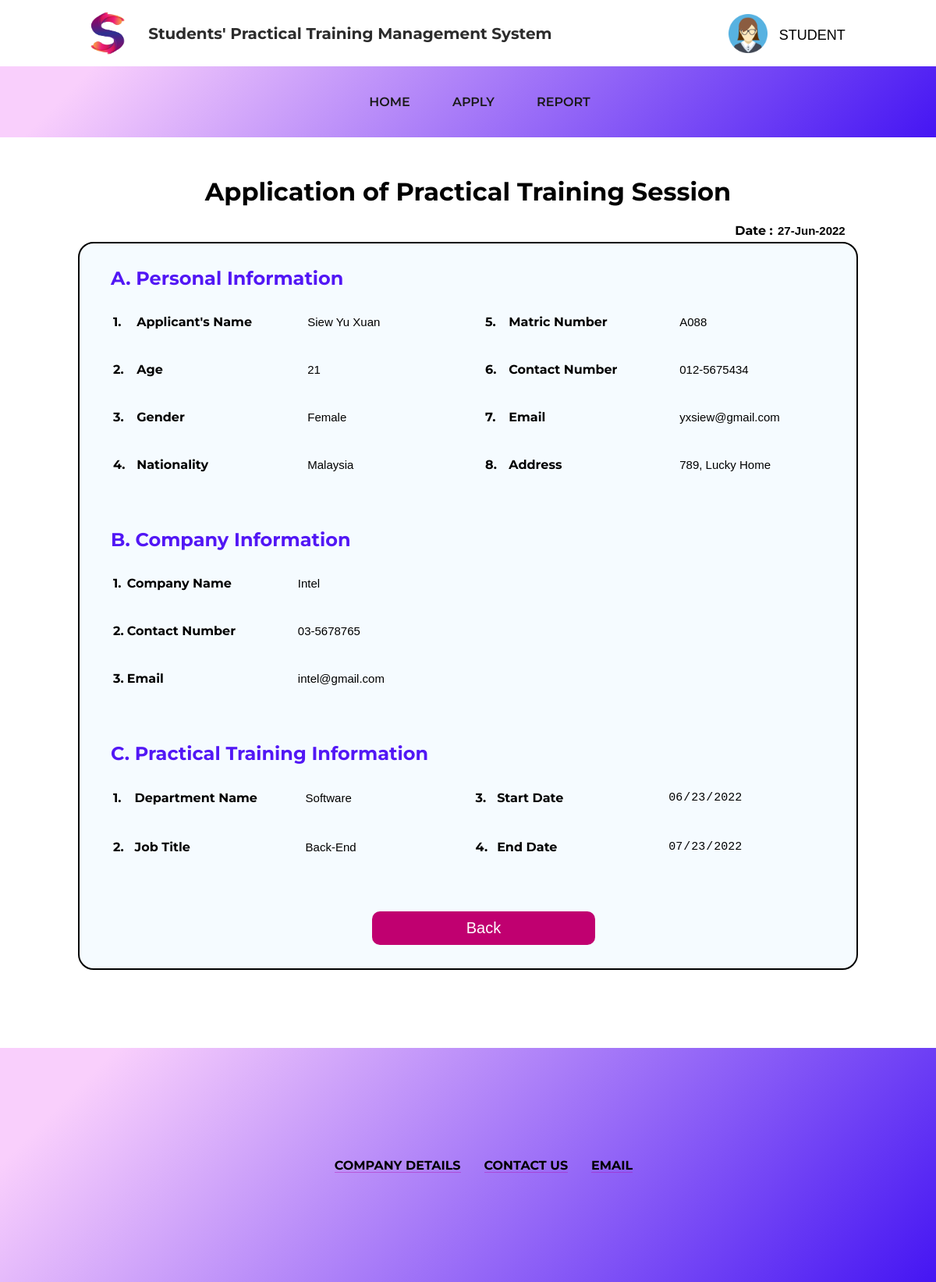
Page /Student/view_practical_training.php?t_id=1 (signed in) on the committed database.
### tables this page shows
CREATE TABLE IF NOT EXISTS users(
    userid int(6) UNSIGNED AUTO_INCREMENT PRIMARY KEY,
    email varchar(30) NOT NULL,
    name varchar(30) NOT NULL,
    address varchar(100) NOT NULL,
    age int(3) NOT NULL,
    phone varchar(20) NOT NULL
);

CREATE TABLE IF NOT EXISTS practical_training(
    applicationid int(6) UNSIGNED AUTO_INCREMENT PRIMARY KEY,
    applicationtitle varchar(45) NOT NULL,
    applicationdate varchar(20) NOT NULL,
    applicationstatus varchar(10) NOT NULL,
    fk_userid int(6) UNSIGNED NOT NULL,
    FOREIGN KEY (fk_userid) REFERENCES users(userid)
    ON DELETE CASCADE
    ON UPDATE CASCADE
);

CREATE TABLE IF NOT EXISTS user_detail(
    gender varchar(10) NOT NULL,
    matricnumber varchar(9) NOT NULL,
    nationality varchar(15) NOT NULL,
    fk_applicationid int(6) UNSIGNED NOT NULL,
    FOREIGN KEY (fk_applicationid) REFERENCES practical_training(applicationid)
    ON DELETE CASCADE
    ON UPDATE CASCADE
    );

CREATE TABLE IF NOT EXISTS company(
    companyname varchar(20) NOT NULL,
    companycontactno varchar(20) NOT NULL,
    companyemail varchar(20) NOT NULL,
    department varchar(30) NOT NULL,
    jobtitle varchar(25) NOT NULL,
    startdate varchar(20) NOT NULL,
    enddate varchar(20) NOT NULL,
    fk_applicationid int(6) UNSIGNED NOT NULL,
    FOREIGN KEY (fk_applicationid) REFERENCES practical_training(applicationid)
    ON DELETE CASCADE
    ON UPDATE CASCADE
    );

### Student/view_practical_training.php (the view, shortened to what this page needs)
<html>
<head>
	<link rel="stylesheet" href="../style.css">
	<link rel="stylesheet" href="https://cdnjs.cloudflare.com/ajax/libs/font-awesome/4.7.0/css/font-awesome.min.css">
</head>
<?php
include "mysqli_connect.php";
$id = $_SESSION['userid'];
$t_id = $_SESSION['t_id'];
$query = mysqli_query($conn, "SELECT * FROM users INNER JOIN practical_training INNER JOIN company INNER JOIN user_detail on users.userid = practical_training.fk_userid AND practical_training.applicationid = company.fk_applicationid = user_detail.fk_applicationid where userid = '$id' AND applicationid = '$t_id'") or die(mysqli_connect_error());
$row = mysqli_fetch_array($query);
?>
<body>
<div class="outercontainer-nav">
		<div class="container-logo">
			<a href="../Student.php"><img src="../images/transparent-logo.png" alt="Logo" id="img-logo"></a>
			<p class="title">Students' Practical Training Management System</p>
		</div>
		<div class="dropdown">
			<button class="dropbtn-logo"><img src="../images/student-girl.png" alt="Student girl logo" width="400px">
				<p>STUDENT</p>
			</button>
		</div>
	</div>
	<nav class="stroke">
		<ul>
			<li><a href="../Student.php">Home</a></li>
			<li><a href="application_homepage.php">Apply</a></li>
			<li><a href="report_homepage.php">Report</a></li>
		</ul>
	</nav>
		<h1 style="text-align: center; margin-top: 50px;">Application of Practical Training Session</h1>
		<label style="display: block; text-align: end; ">
			<b>Date :</b>
			<input type="text" style="font-size:15px; font-weight:bold;" id="remove-border" name="applicationdate" value="<?php echo $row['applicationdate']; ?>" readonly />
		</label>
		<div class="outer-container">
			<form method="post" action="application_homepage.php">
				<div class="entire-table">
					<div class="tableA">
						<h2>A. Personal Information</h2>
						<table class="tablePracticalTraining">
							<tr>
								<td id="num">1.</td>
								<td class="question">Applicant's Name</td>
								<td><input id="remove-border" type="text" name="name" value="<?php echo $row['name']; ?>" readonly /></td>
								<td id="num">5.</td>
								<td class="question">Matric Number</td>
								<td><input id="remove-border" type="text" name="matric_number" value="<?php echo $row['matricnumber']; ?>" readonly /></td>
							</tr>
							<tr>
								<td id="num">2.</td>
								<td class="question">Age</td>
								<td><input id="remove-border" type="number" name="age" value="<?php echo $row['age']; ?>" readonly /></td>
								<td id="num">6.</td>
								<td class="question">Contact Number</td>
								<td><input id="remove-border" type="text" name="phone_number" value="<?php echo $row['phone']; ?>" readonly /></td>
							</tr>
							<tr>
								<td id="num">3.</td>
								<td class="question">Gender</td>
								<td><input id="remove-border" type="text" name="gender" value="<?php echo $row['gender']; ?>" readonly /></td>
								<td id="num">7.</td>
								<td class="question">Email</td>
								<td><input id="remove-border" type="email" name="email" value="<?php echo $row['email']; ?>" readonly /></td>
							</tr>
							<tr>
								<td id="num">4.</td>
								<td class="question">Nationality</td>
								<td><input id="remove-border" type="text" name="nationality" value="<?php echo $row['nationality']; ?>" readonly /></td>
								<td id="num">8.</td>
								<td class="question">Address</td>
								<td><input id="remove-border" type="text" name="address" value="<?php echo $row['address']; ?>" readonly /></td>
							</tr>
						</table>
					</div>
					<div class="tableB">
						<h2>B. Company Information</h2>
						<table>
							<tr>
								<td id="num">1.</td>
								<td class="question">Company Name</td>
								<td><input id="remove-border" type="text" name="company_name" value="<?php echo $row['companyname']; ?>" readonly /></td>
							</tr>
							<tr>
								<td id="num">2.</td>
								<td class="question">Contact Number</td>
								<td><input id="remove-border" type="text" name="contact_number" value="<?php echo $row['companycontactno']; ?>" readonly /></td>
							</tr>
							<tr>
								<td id="num">3.</td>
								<td class="question">Email</td>
								<td><input id="remove-border" type="email" name="company_email" value="<?php echo $row['companyemail']; ?>" readonly /></td>
							</tr>
						</table>
					</div>
					<div class="tableC">
						<h2>C. Practical Training Information</h2>
						<table>
							<tr>
								<td id="num">1.</td>
								<td class="question">Department Name</td>
								<td><input id="remove-border" type="text" name="dep_name" value="<?php echo $row['department']; ?>" readonly /></td>
								<td id="num">3.</td>
								<td class="question">Start Date</td>
								<td><input id="remove-border" type="date" name="start_date" value="<?php echo $row['startdate']; ?>" readonly /></td>
							</tr>
							<tr>
								<td id="num">2.</td>
								<td class="question">Job Title</td>
								<td><input id="remove-border" type="text" name="job_title" value="<?php echo $row['jobtitle']; ?>" readonly /></td>
								<td id="num">4.</td>
								<td class="question">End Date</td>
								<td><input id="remove-border" type="date" name="end_date" value="<?php echo $row['enddate']; ?>" readonly /></td>
							</tr>
						</table>
					</div>
					<label>
						<input class="button-training" type="submit" name="submit" value="Back" />
					</label>
				</div>
			</form>
		</div>
		<?php include '../includes/footer.php' ?>
</body>
</html>

### style.css (style rules this page uses)
body { font-family: 'Montserrat', sans-serif; margin: 0; }
.container-logo { display: flex; text-align: left; }
.outercontainer-nav { display: flex; align-items: center; justify-content: space-around; }
.dropdown img { width: 50px; height: 100%; float: left; padding-top: 15px; padding-right: 10px; }
p.title { font-size: 20px; color: rgb(44, 44, 44); display: flex; align-items: center; font-weight: 700; }
.form .sign-in-button, .homepage-caption button, button.insert-button, input[type=submit].button-training, .co-homepage-submit, .co-viewapp-btn, .button-training1, #search, input.admin-btn { outline: 0; border: 0; background: #c00070; cursor: pointer; border-radius: 10px; color: white; padding: 10px; }
input[type=submit].button-training { font-size: 20px; margin: 10px 0px 20px 35%; display: block; width: 30%; }
a { text-decoration: none; }
#img-logo { display: inline-block; margin: 15px 25px 15px 0px; height: 55px; width: 55px; }
nav.stroke { background-image: linear-gradient(135deg, #f9cffc 10%, #4515f3 100%); width: 100%; padding: 5px; }
nav ul { list-style: none; text-align: center; }
nav ul li { display: inline-block; }
nav ul li a { display: block; padding: 15px; text-decoration: none; color: rgb(26, 26, 26); text-transform: uppercase; margin: 0 10px; font-weight: 600; }
nav ul li a, nav ul li a:after, nav ul li a:before { transition: all .3s; }
nav.stroke ul li a { position: relative; }
nav.stroke ul li a:after { position: absolute; bottom: 0; left: 0; right: 0; margin: auto; width: 0%; content: '.'; color: transparent; background: white; height: 1px; }
nav { margin-left: -10px; padding: 5px 10px 5px 10px; width: 100%; background-image: linear-gradient(135deg, #f9cffc 10%, #4515f3 100%); }
.dropbtn-logo { cursor: pointer; border: none; background-color: white; display: flex; margin-top: -15px; }
.dropdown { position: relative; display: inline-block; }
.dropdown p { display: flex; align-self: center; margin: 20px 0px 0px 5px; font-size: 18px; }
#remove-border { border: none; background-color: transparent; resize: none; outline: none; }
table.tablePracticalTraining { width: 100%; }
.entire-table input, .user-table input, .co-homepage-table input, .select { padding: 12px 15px; margin: 8px 0; display: inline-block; box-sizing: border-box; font-size: 15px; }
.entire-table { border: 2px solid black; border-radius: 20px; padding: 10px 0px 10px 40px; margin-bottom: 10%; background-color: rgba(223, 242, 255, 0.3); }
#num, td.question { font-weight: bold; }
td.question { width: 200px; }
td#num { width: 3%; }
.outer-container { margin: 5px 100px 5px 100px; }
.entire-table h2 { color: #5217f5; display: block; margin-bottom: 10px; text-align: left; }
.tableA, .tableB, .tableC { margin-bottom: 50px; }

### rows in the picture
users: applicationdate "27-Jun-2022", name "Siew Yu Xuan", matric_number "A088", age "21", phone_number "012-5675434", gender "Female", email "yxsiew@gmail.com", nationality "Malaysia", address "789, Lucky Home", company_name "Intel", contact_number "03-5678765", company_email "intel@gmail.com", dep_name "Software", start_date "06/23/2022", job_title "Back-End", end_date "07/23/2022"
